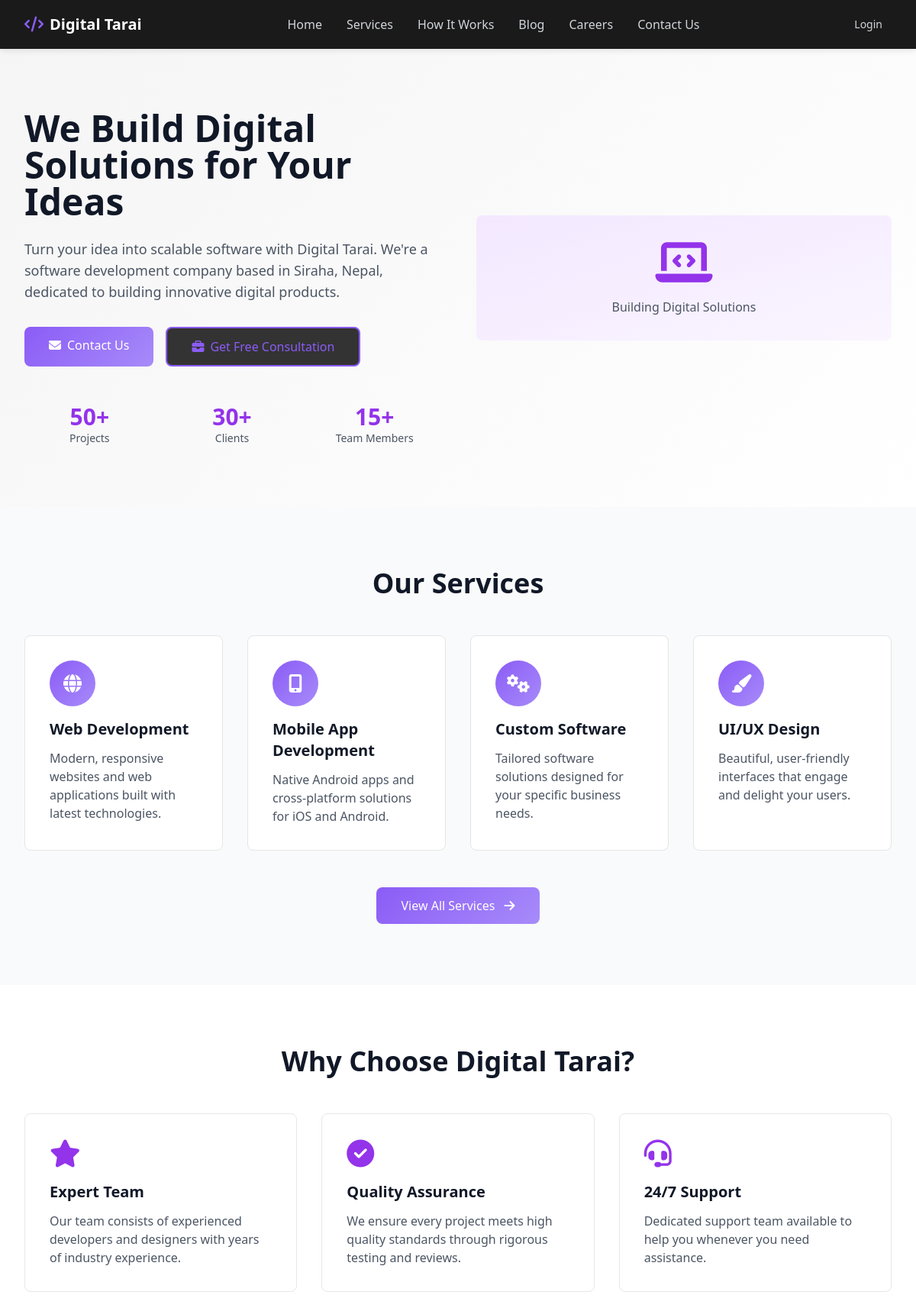
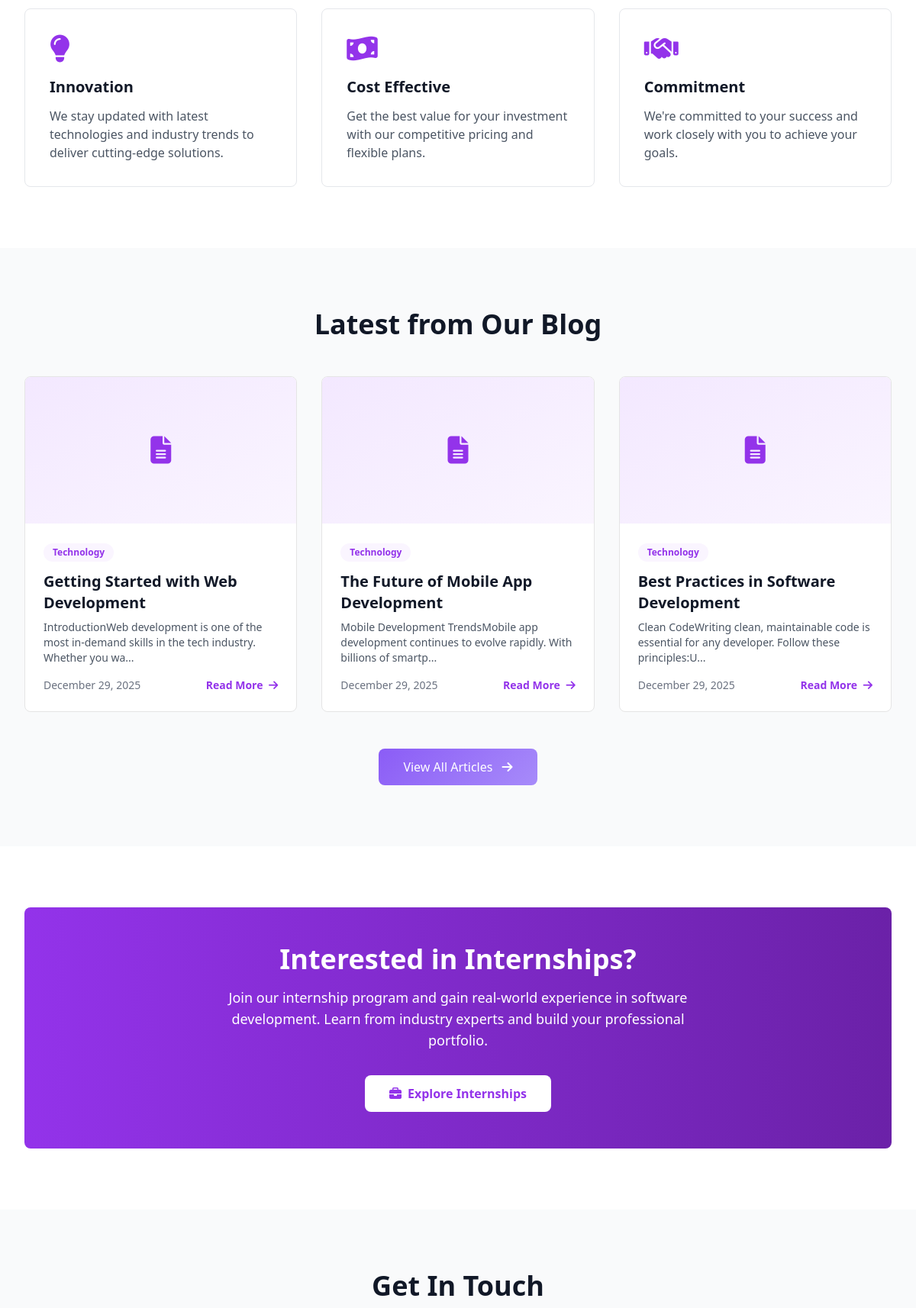
The page / (upper part) on the database its author committed (2 pictures, top to bottom).
### tables this page shows
CREATE TABLE IF NOT EXISTS blogs (
    id INT PRIMARY KEY AUTO_INCREMENT,
    title VARCHAR(255) NOT NULL,
    slug VARCHAR(255) UNIQUE NOT NULL,
    content LONGTEXT NOT NULL,
    author_id INT NOT NULL,
    featured_image VARCHAR(255),
    category VARCHAR(50),
    status ENUM('published', 'draft') DEFAULT 'draft',
    views INT DEFAULT 0,
    created_at TIMESTAMP DEFAULT CURRENT_TIMESTAMP,
    updated_at TIMESTAMP DEFAULT CURRENT_TIMESTAMP ON UPDATE CURRENT_TIMESTAMP,
    FOREIGN KEY (author_id) REFERENCES users(id) ON DELETE CASCADE
);

### app/models/Blog.php (called while the page is built, shortened)
<?php
class Blog {
    private $conn;
    public function __construct($database) {
        $this->conn = $database;
    }
    public function getAll($limit = 10, $offset = 0) {
        $query = "SELECT * FROM blogs WHERE status = 'published'
                  ORDER BY created_at DESC
                  LIMIT $limit OFFSET $offset";
        return $this->conn->query($query);
    }
}
?>

### lib/functions.php (called while the page is built, shortened)
<?php
function formatDate($date) {
    return date('F d, Y', strtotime($date));
}
function truncateText($text, $length = 150) {
    if (strlen($text) > $length) {
        return substr($text, 0, $length) . '...';
    }
    return $text;
}
?>

### index.php (the view, shortened to what this page needs)
<?php
require_once 'config/database.php';
require_once 'lib/functions.php';
require_once 'app/models/Blog.php';
$blogModel = new Blog($conn);
$recentBlogs = $blogModel->getAll(3);
?>
<?php include 'app/views/header.php'; ?>
<section class="hero-gradient py-20 px-4 sm:px-6 lg:px-8">
    <div class="max-w-7xl mx-auto">
        <div class="grid grid-cols-1 md:grid-cols-2 gap-12 items-center">
            <div>
                <h1 class="text-4xl md:text-5xl font-bold text-gray-900 mb-6">
                    We Build Digital Solutions for Your Ideas
                </h1>
                <p class="text-lg text-gray-600 mb-8">
                    Turn your idea into scalable software with Digital Tarai. We're a software development company based in Siraha, Nepal, dedicated to building innovative digital products.
                </p>
                <div class="flex flex-col sm:flex-row gap-4">
                    <a href="<?php echo SITE_URL; ?>/pages/contact.php" class="btn-primary text-white font-medium py-3 px-8 rounded-lg text-center">
                        <i class="fas fa-envelope mr-2"></i>Contact Us
                    </a>
                    <a href="<?php echo SITE_URL; ?>/pages/careers.php" class="btn-secondary text-center font-medium py-3 px-8 rounded-lg">
                        <i class="fas fa-briefcase mr-2"></i>Get Free Consultation
                    </a>
                </div>
                <div class="grid grid-cols-3 gap-4 mt-12">
                    <div class="text-center">
                        <p class="text-3xl font-bold text-purple-600">50+</p>
                        <p class="text-gray-600 text-sm">Projects</p>
                    </div>
                    <div class="text-center">
                        <p class="text-3xl font-bold text-purple-600">30+</p>
                        <p class="text-gray-600 text-sm">Clients</p>
                    </div>
                    <div class="text-center">
                        <p class="text-3xl font-bold text-purple-600">15+</p>
                        <p class="text-gray-600 text-sm">Team Members</p>
                    </div>
                </div>
            </div>
            <div class="hidden md:flex items-center justify-center">
                <div class="w-full h-full bg-gradient-to-br from-purple-100 to-purple-50 rounded-lg p-8 flex items-center justify-center">
                    <div class="text-center">
                        <i class="fas fa-laptop-code text-6xl text-purple-600 mb-4"></i>
                        <p class="text-gray-600">Building Digital Solutions</p>
                    </div>
                </div>
            </div>
        </div>
    </div>
</section>
<section class="py-20 px-4 sm:px-6 lg:px-8 bg-gray-50">
    <div class="max-w-7xl mx-auto">
        <h2 class="text-3xl md:text-4xl font-bold text-center text-gray-900 mb-12">
            Our Services
        </h2>
        <div class="grid grid-cols-1 md:grid-cols-2 lg:grid-cols-4 gap-8">
            <div class="card bg-white p-8 rounded-lg">
                <div class="service-icon mb-4">
                    <i class="fas fa-globe"></i>
                </div>
                <h3 class="text-xl font-bold text-gray-900 mb-3">Web Development</h3>
                <p class="text-gray-600">
                    Modern, responsive websites and web applications built with latest technologies.
                </p>
            </div>
            <div class="card bg-white p-8 rounded-lg">
                <div class="service-icon mb-4">
                    <i class="fas fa-mobile-alt"></i>
                </div>
                <h3 class="text-xl font-bold text-gray-900 mb-3">Mobile App Development</h3>
                <p class="text-gray-600">
                    Native Android apps and cross-platform solutions for iOS and Android.
                </p>
            </div>
            <div class="card bg-white p-8 rounded-lg">
                <div class="service-icon mb-4">
                    <i class="fas fa-cogs"></i>
                </div>
                <h3 class="text-xl font-bold text-gray-900 mb-3">Custom Software</h3>
                <p class="text-gray-600">
                    Tailored software solutions designed for your specific business needs.
                </p>
            </div>
            <div class="card bg-white p-8 rounded-lg">
                <div class="service-icon mb-4">
                    <i class="fas fa-paint-brush"></i>
                </div>
                <h3 class="text-xl font-bold text-gray-900 mb-3">UI/UX Design</h3>
                <p class="text-gray-600">
                    Beautiful, user-friendly interfaces that engage and delight your users.
                </p>
            </div>
        </div>
        <div class="text-center mt-12">
            <a href="<?php echo SITE_URL; ?>/pages/services.php" class="btn-primary text-white font-medium py-3 px-8 rounded-lg inline-block">
                View All Services <i class="fas fa-arrow-right ml-2"></i>
            </a>
        </div>
    </div>
</section>
<section class="py-20 px-4 sm:px-6 lg:px-8">
    <div class="max-w-7xl mx-auto">
        <h2 class="text-3xl md:text-4xl font-bold text-center text-gray-900 mb-12">
            Why Choose Digital Tarai?
        </h2>
        <div class="grid grid-cols-1 md:grid-cols-3 gap-8">
            <div class="p-8 border border-gray-200 rounded-lg">
                <div class="text-4xl text-purple-600 mb-4">
                    <i class="fas fa-star"></i>
                </div>
                <h3 class="text-xl font-bold text-gray-900 mb-3">Expert Team</h3>
                <p class="text-gray-600">
                    Our team consists of experienced developers and designers with years of industry experience.
                </p>
            </div>
            <div class="p-8 border border-gray-200 rounded-lg">
                <div class="text-4xl text-purple-600 mb-4">
                    <i class="fas fa-check-circle"></i>
                </div>
                <h3 class="text-xl font-bold text-gray-900 mb-3">Quality Assurance</h3>
                <p class="text-gray-600">
                    We ensure every project meets high quality standards through rigorous testing and reviews.
                </p>
            </div>
            <div class="p-8 border border-gray-200 rounded-lg">
                <div class="text-4xl text-purple-600 mb-4">
                    <i class="fas fa-headset"></i>
                </div>
                <h3 class="text-xl font-bold text-gray-900 mb-3">24/7 Support</h3>
                <p class="text-gray-600">
                    Dedicated support team available to help you whenever you need assistance.
                </p>
            </div>
            <div class="p-8 border border-gray-200 rounded-lg">
                <div class="text-4xl text-purple-600 mb-4">
                    <i class="fas fa-lightbulb"></i>
                </div>
                <h3 class="text-xl font-bold text-gray-900 mb-3">Innovation</h3>
                <p class="text-gray-600">
                    We stay updated with latest technologies and industry trends to deliver cutting-edge solutions.
                </p>
            </div>
            <div class="p-8 border border-gray-200 rounded-lg">
                <div class="text-4xl text-purple-600 mb-4">
                    <i class="fas fa-money-bill-wave"></i>
                </div>
                <h3 class="text-xl font-bold text-gray-900 mb-3">Cost Effective</h3>
                <p class="text-gray-600">
                    Get the best value for your investment with our competitive pricing and flexible plans.
                </p>
            </div>
            <div class="p-8 border border-gray-200 rounded-lg">
                <div class="text-4xl text-purple-600 mb-4">
                    <i class="fas fa-handshake"></i>
                </div>
                <h3 class="text-xl font-bold text-gray-900 mb-3">Commitment</h3>
                <p class="text-gray-600">
                    We're committed to your success and work closely with you to achieve your goals.
                </p>
            </div>
        </div>
    </div>
</section>
<section class="py-20 px-4 sm:px-6 lg:px-8 bg-gray-50">
    <div class="max-w-7xl mx-auto">
        <h2 class="text-3xl md:text-4xl font-bold text-center text-gray-900 mb-12">
            Latest from Our Blog
        </h2>
        <div class="grid grid-cols-1 md:grid-cols-3 gap-8">
            <?php while ($blog = $recentBlogs->fetch_assoc()): ?>
                <div class="card bg-white rounded-lg overflow-hidden">
                    <div class="h-48 bg-gradient-to-br from-purple-100 to-purple-50 p-8 flex items-center justify-center">
                        <i class="fas fa-file-alt text-4xl text-purple-600"></i>
                    </div>
                    <div class="p-6">
                        <span class="inline-block text-xs font-semibold text-purple-600 bg-purple-50 px-3 py-1 rounded-full mb-3">
                            <?php echo $blog['category']; ?>
                        </span>
                        <h3 class="text-xl font-bold text-gray-900 mb-2">
                            <?php echo truncateText($blog['title'], 50); ?>
                        </h3>
                        <p class="text-gray-600 text-sm mb-4">
                            <?php echo truncateText(strip_tags($blog['content']), 100); ?>
                        </p>
                        <div class="flex justify-between items-center text-sm text-gray-500">
                            <span><?php echo formatDate($blog['created_at']); ?></span>
                            <a href="<?php echo SITE_URL; ?>/pages/blog-detail.php?slug=<?php echo $blog['slug']; ?>" class="text-purple-600 hover:text-purple-700 font-semibold">
                                Read More <i class="fas fa-arrow-right ml-1"></i>
                            </a>
                        </div>
                    </div>
                </div>
            <?php endwhile; ?>
        </div>
        <div class="text-center mt-12">
            <a href="<?php echo SITE_URL; ?>/pages/blog.php" class="btn-primary text-white font-medium py-3 px-8 rounded-lg inline-block">
                View All Articles <i class="fas fa-arrow-right ml-2"></i>
            </a>
        </div>
    </div>
</section>
<section class="py-20 px-4 sm:px-6 lg:px-8">
    <div class="max-w-7xl mx-auto">
        <div class="bg-gradient-to-r from-purple-600 to-purple-800 rounded-lg p-12 text-white text-center">
            <h2 class="text-3xl md:text-4xl font-bold mb-4">
                Interested in Internships?
            </h2>
            <p class="text-lg mb-8 max-w-2xl mx-auto">
                Join our internship program and gain real-world experience in software development. Learn from industry experts and build your professional portfolio.
            </p>
            <a href="<?php echo SITE_URL; ?>/pages/careers.php" class="bg-white text-purple-600 font-bold py-3 px-8 rounded-lg hover:bg-gray-100 transition inline-block">
                <i class="fas fa-briefcase mr-2"></i>Explore Internships
            </a>
        </div>
    </div>
</section>
<section class="py-20 px-4 sm:px-6 lg:px-8 bg-gray-50">
    <div class="max-w-4xl mx-auto">
        <h2 class="text-3xl md:text-4xl font-bold text-center text-gray-900 mb-4">
            Get In Touch
        </h2>
    </div>
</section>
<?php include 'app/views/footer.php'; ?>

### app/views/header.php (style rules this page uses)
html { scroll-behavior: smooth; }
body { background-color: #ffffff; }
.btn-primary { background: linear-gradient(135deg, #8b5cf6 0%, #a78bfa 100%); transition: all 0.3s ease; }
.btn-secondary { background-color: #333333; border: 2px solid #8b5cf6; color: #8b5cf6; transition: all 0.3s ease; }
.card { transition: all 0.3s ease; border: 1px solid #e5e5e5; }
.hero-gradient { background: linear-gradient(135deg, #f5f5f5 0%, #ffffff 100%); }
.service-icon { width: 60px; height: 60px; background: linear-gradient(135deg, #8b5cf6 0%, #a78bfa 100%); border-radius: 50%; display: flex; align-items: center; justify-content: center; color: white; font-size: 24px; }

### rows shown on the page
blogs: category "Technology", title "Getting Started with Web Development", content "IntroductionWeb development is one of the most in-demand skills in the tech industry. Whether you wa...", created_at "December 29, 2025"
blogs: category "Technology", title "The Future of Mobile App Development", content "Mobile Development TrendsMobile app development continues to evolve rapidly. With billions of smartp...", created_at "December 29, 2025"
blogs: category "Technology", title "Best Practices in Software Development", content "Clean CodeWriting clean, maintainable code is essential for any developer. Follow these principles:U...", created_at "December 29, 2025"
